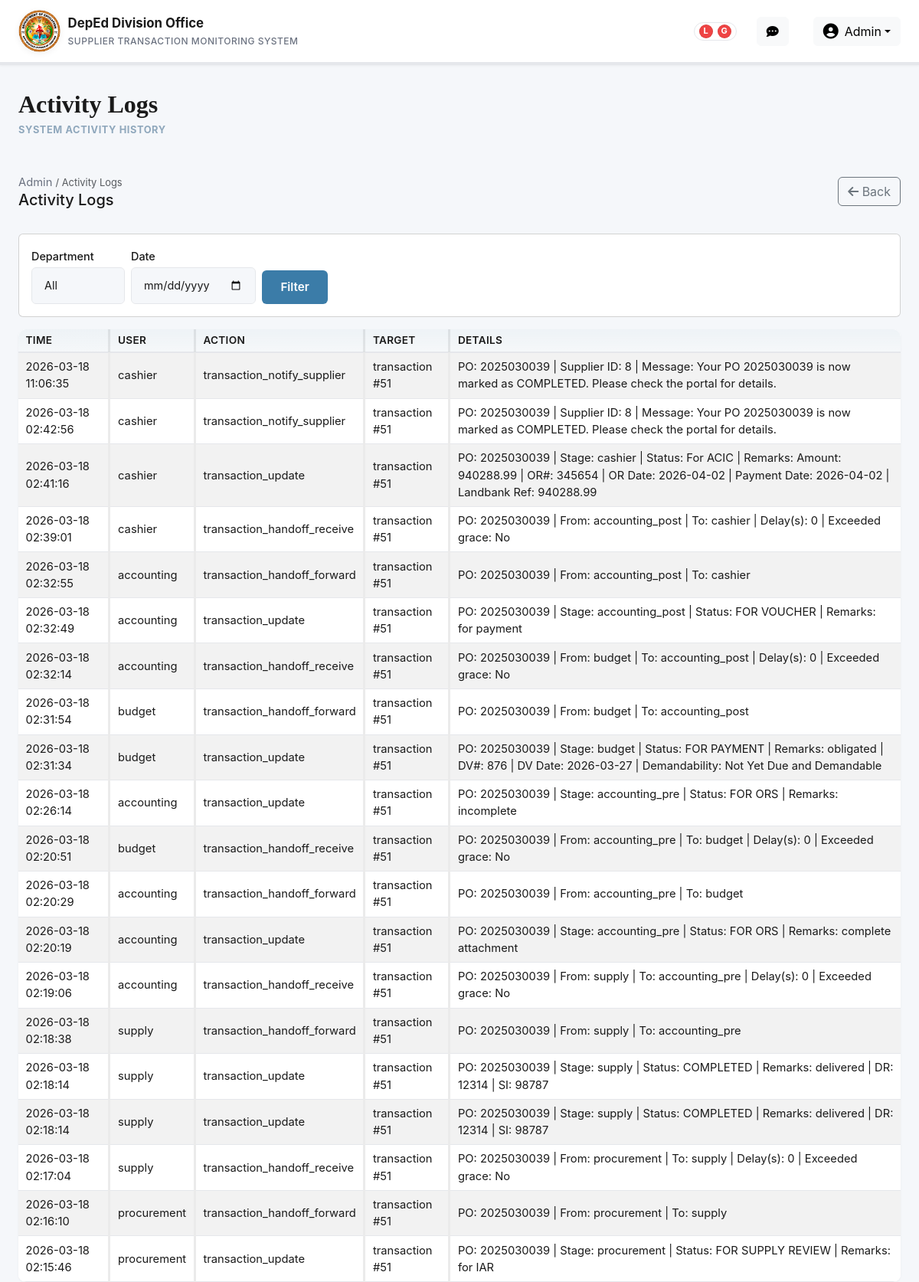
The page /activity_logs.php (signed in) on the database as committed earlier.
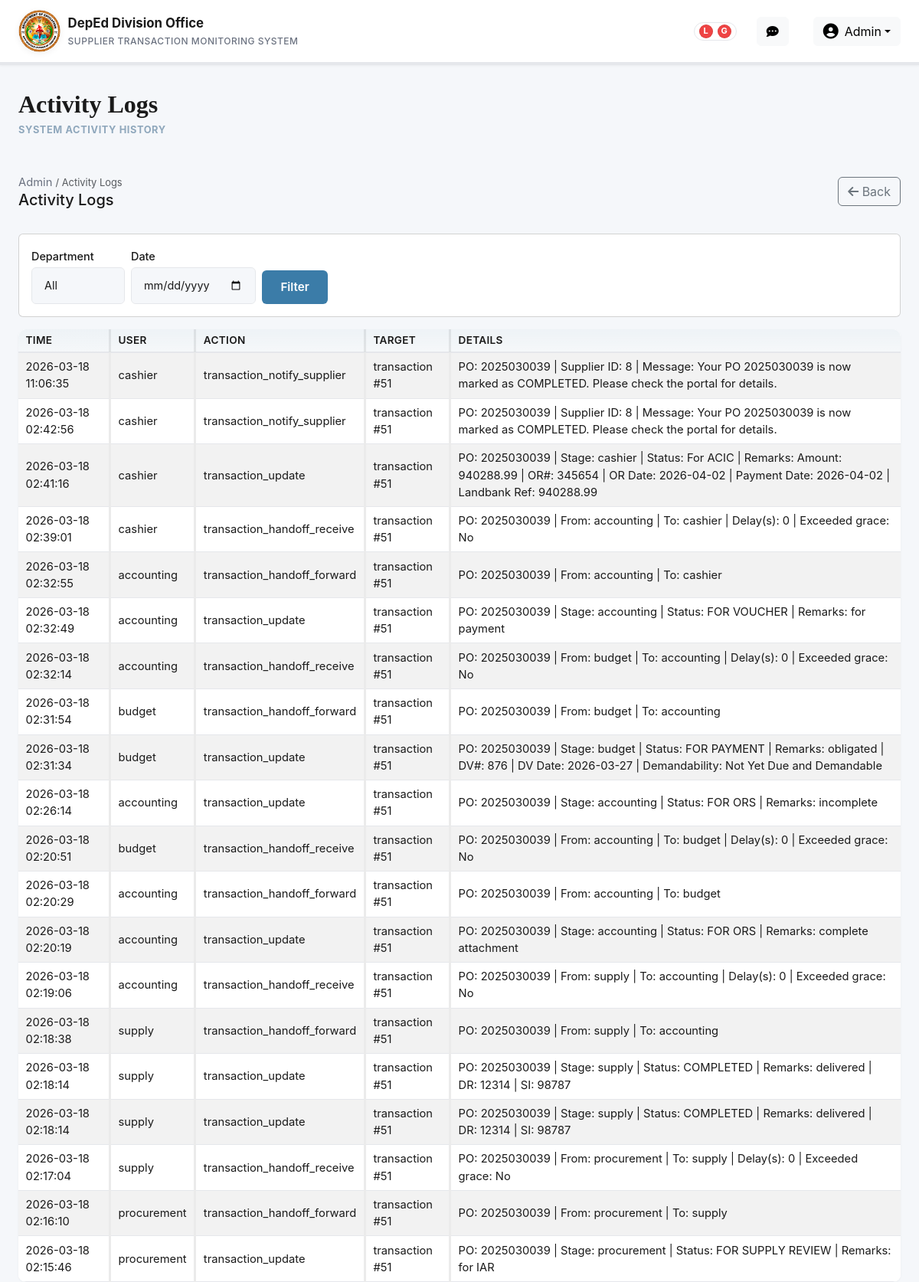
The same page on the database as committed later.
### tables this page shows
CREATE TABLE `activity_logs` (
  `id` int(11) NOT NULL,
  `user_id` int(11) DEFAULT NULL,
  `action` varchar(255) NOT NULL,
  `target_type` varchar(50) DEFAULT NULL,
  `target_id` int(11) DEFAULT NULL,
  `details` text DEFAULT NULL,
  `created_at` timestamp NOT NULL DEFAULT current_timestamp()
);

CREATE TABLE `users` (
  `id` int(11) NOT NULL,
  `username` varchar(100) NOT NULL,
  `password_hash` varchar(255) NOT NULL,
  `role_id` int(11) NOT NULL,
  `supplier_id` int(11) DEFAULT NULL,
  `active_session_id` varchar(128) DEFAULT NULL,
  `active_session_last_seen` datetime DEFAULT NULL,
  `last_login_at` datetime DEFAULT NULL,
  `last_login_ip` varchar(45) DEFAULT NULL,
  `created_at` timestamp NOT NULL DEFAULT current_timestamp(),
  `full_name` varchar(150) DEFAULT NULL
);

### audit.php (called while the page is built, shortened)
<?php
function format_log_details($action, $details) {
    $detailsStr = is_string($details) ? trim($details) : '';
    $decoded = json_decode($detailsStr, true);
    if ($action === 'transaction_update') {
        $parts = [];
        if (!empty($decoded['po_number'])) {
            $parts[] = 'PO: ' . $decoded['po_number'];
        }
        if (!empty($decoded['stage'])) {
            $parts[] = 'Stage: ' . $decoded['stage'];
        }
        if (array_key_exists('status', $decoded) && trim((string)$decoded['status']) !== '') {
            $parts[] = 'Status: ' . $decoded['status'];
        }
        if (array_key_exists('remarks', $decoded) && trim((string)$decoded['remarks']) !== '') {
            $r = (string)$decoded['remarks'];
            $r = preg_replace('/\s+/', ' ', $r);
            $parts[] = 'Remarks: ' . $r;
        }
        if (!empty($decoded['delivery_receipt'])) {
            $parts[] = 'DR: ' . $decoded['delivery_receipt'];
        }
        if (!empty($decoded['sales_invoice'])) {
            $parts[] = 'SI: ' . $decoded['sales_invoice'];
        }
        if (!empty($decoded['dv_number'])) {
            $parts[] = 'DV#: ' . $decoded['dv_number'];
        }
        if (!empty($decoded['dv_date'])) {
            $parts[] = 'DV Date: ' . $decoded['dv_date'];
        }
        if (!empty($decoded['demandability'])) {
            $parts[] = 'Demandability: ' . $decoded['demandability'];
        }
        if (!empty($decoded['or_number'])) {
            $parts[] = 'OR#: ' . $decoded['or_number'];
        }
        if (!empty($decoded['or_date'])) {
            $parts[] = 'OR Date: ' . $decoded['or_date'];
        }
        if (!empty($decoded['payment_date'])) {
            $parts[] = 'Payment Date: ' . $decoded['payment_date'];
        }
        if (!empty($decoded['landbank_ref'])) {
            $parts[] = 'Landbank Ref: ' . $decoded['landbank_ref'];
        }
        return implode(' | ', $parts);
    }
    if ($action === 'transaction_handoff_forward' || $action === 'transaction_handoff_receive') {
        $parts = [];
        if (!empty($decoded['po_number'])) {
            $parts[] = 'PO: ' . $decoded['po_number'];
        }
        if (!empty($decoded['from_dept'])) {
            $parts[] = 'From: ' . $decoded['from_dept'];
        }
        if (!empty($decoded['to_dept'])) {
            $parts[] = 'To: ' . $decoded['to_dept'];
        }
        if ($action === 'transaction_handoff_receive') {
            if (array_key_exists('delay_seconds', $decoded)) {
                $parts[] = 'Delay(s): ' . (int)$decoded['delay_seconds'];
            }
            if (array_key_exists('exceeded_grace', $decoded)) {
                $parts[] = 'Exceeded grace: ' . ((int)$decoded['exceeded_grace'] ? 'Yes' : 'No');
            }
        }
        return implode(' | ', $parts);
    }
    if ($action === 'transaction_notify_supplier') {
        $parts = [];
        if (!empty($decoded['po_number'])) {
            $parts[] = 'PO: ' . $decoded['po_number'];
        }
        if (!empty($decoded['supplier_id'])) {
            $parts[] = 'Supplier ID: ' . $decoded['supplier_id'];
        }
        if (array_key_exists('message', $decoded) && trim((string)$decoded['message']) !== '') {
            $m = (string)$decoded['message'];
            $m = preg_replace('/\s+/', ' ', $m);
            $parts[] = 'Message: ' . $m;
        }
        return implode(' | ', $parts);
    }
    $parts = [];
    return implode(' | ', $parts);
}
function fetch_logs($db, $filters = []) {
    $sql = 'SELECT al.*, u.username, r.name AS role_name
            FROM activity_logs al
            LEFT JOIN users u ON al.user_id = u.id
            LEFT JOIN roles r ON u.role_id = r.id
            WHERE 1=1';
    $params = [];
    if (!empty($filters['exclude_actions']) && is_array($filters['exclude_actions'])) {
        $exclude = array_values(array_filter($filters['exclude_actions'], function ($a) {
            return $a !== null && $a !== '';
        }));
        if (!empty($exclude)) {
            $placeholders = implode(',', array_fill(0, count($exclude), '?'));
            $sql .= ' AND al.action NOT IN (' . $placeholders . ')';
            foreach ($exclude as $a) {
                $params[] = $a;
            }
        }
    }
    $sql .= ' ORDER BY al.created_at DESC LIMIT 1000';
    $stmt = $db->prepare($sql);
    $stmt->execute($params);
    return $stmt->fetchAll();
}

### activity_logs.php (the view, shortened to what this page needs)
<?php
require_once __DIR__ . '/auth.php';
require_once __DIR__ . '/audit.php';
$db = get_db();
$filters = [];
$filters['exclude_actions'] = ['login', 'logout', 'login_failed'];
$logs = fetch_logs($db, $filters);
include __DIR__ . '/header.php';
?>
<div class="page-header">
    <h2 class="page-title">Activity Logs</h2>
    <p class="page-subtitle">System activity history</p>
</div>
<div class="admin-toolbar mb-3">
    <div>
        <div class="admin-breadcrumb">Admin <small class="text-muted">/ Activity Logs</small></div>
        <h5 class="mb-0">Activity Logs</h5>
    </div>
    <div class="btn-group">
        <a href="dashboard.php" class="btn btn-outline-secondary"><i class="fas fa-arrow-left"></i> Back</a>
    </div>
</div>
<div class="row">
    <div class="col-12">
        <div class="card mb-3">
            <div class="card-body">
                <form method="get" class="row g-2 align-items-end">
                    <div class="col-auto">
                        <label class="form-label">Department</label>
                        <select name="role" class="form-control">
                            <option value="">All</option>
                        </select>
                    </div>
                    <div class="col-auto">
                        <label class="form-label">Date</label>
                        <input type="date" name="date" value="<?php echo htmlspecialchars($filters['date'] ?? ''); ?>" class="form-control">
                    </div>
                    <div class="col-auto">
                        <button class="btn btn-primary">Filter</button>
                    </div>
                </form>
            </div>
        </div>
        <div class="table-wrapper">
            <table class="table table-striped table-compact" id="activityLogsTable">
                <thead>
                    <tr>
                        <th>Time</th>
                        <th>User</th>
                        <th>Action</th>
                        <th>Target</th>
                        <th>Details</th>
                    </tr>
                </thead>
                <tbody id="activityLogsBody">
                    <?php foreach ($logs as $l): ?>
                        <tr>
                            <td><?php echo htmlspecialchars($l['created_at']); ?></td>
                            <td><?php echo htmlspecialchars($l['username'] ?? 'System'); ?></td>
                            <td><?php echo htmlspecialchars($l['action']); ?></td>
                            <td><?php echo htmlspecialchars(($l['target_type'] ? $l['target_type'] : '') . ($l['target_id'] ? ' #' . $l['target_id'] : '')); ?></td>
                            <td><?php echo htmlspecialchars(format_log_details($l['action'], $l['details'] ?? null)); ?></td>
                        </tr>
                    <?php endforeach; ?>
                </tbody>
            </table>
        </div>
    </div>
</div>
<?php include __DIR__ . '/footer.php'; ?>

### header.php (shortened to what this page needs)
<!DOCTYPE html>
<html lang="en">
<head>
    <link href="assets/vendor/bootstrap/bootstrap.min.css" rel="stylesheet">
    <link rel="stylesheet" href="assets/vendor/fontawesome/css/all.min.css">
    <link rel="stylesheet" href="assets/vendor/datatables/dataTables.bootstrap5.min.css">
    <link rel="stylesheet" href="assets/vendor/datatables/responsive.bootstrap5.min.css">
</head>
<body>
    <nav class="navbar navbar-expand-lg sticky-top">
        <div class="container-fluid px-4">
            <a class="navbar-brand d-flex align-items-center" href="dashboard.php">
                <img src="assets/images/sdo-logo.png" alt="SDO logo" class="site-logo" />
                <div class="brand-text">
                    <span class="main-title">DepEd Division Office</span>
                    <small>Supplier Transaction Monitoring System</small>
                </div>
            </a>
            <div class="collapse navbar-collapse" id="navbarNav">
                <div class="nav-user-info">
                    <div class="conn-indicators" aria-label="Connectivity">
                        <span id="connLocalDot" class="conn-badge" title="Local server">L</span>
                        <span id="connInternetDot" class="conn-badge" title="Global internet">G</span>
                    </div>
                    <?php if (isset($_SESSION['role']) && $_SESSION['role'] === 'admin'): ?>
                        <div class="dropdown me-3">
                            <button class="btn btn-light position-relative" type="button" id="adminFeedbackMenu" data-bs-toggle="dropdown" aria-expanded="false" aria-label="Feedback">
                                <i class="fas fa-comment-dots"></i>
                            </button>
                        </div>
                    <?php endif; ?>
                    <div class="dropdown">
                        <button class="btn btn-light dropdown-toggle d-flex align-items-center" type="button" id="userMenu" data-bs-toggle="dropdown" aria-expanded="false">
                            <i class="fas fa-user-circle fa-lg me-2" aria-hidden="true"></i>
                            <span class="d-none d-md-inline"><?php echo htmlspecialchars(ucfirst($_SESSION['role'] ?? 'User')); ?></span>
                        </button>
                    </div>
                </div>
            </div>
        </div>
    </nav>
    <div class="container-main">

### footer.php (shortened to what this page needs)
    </div>
</body>
</html>

### header.php (style rules this page uses)
:root { --primary-blue: #3b7ca8; --primary-dark: #2c5a7f; --primary-light: #4a8fc7; --bg-light: #f5f7fa; --bg-white: #ffffff; --text-dark: #1a1a1a; --text-muted: #6b7280; --border-color: #e5e7eb; --status-success: #10b981; --status-warning: #f59e0b; --status-danger: #ef4444; --status-info: #3b82f6; }
* { margin: 0; padding: 0; box-sizing: border-box; }
html, body { height: 100%; }
body { background-color: var(--bg-light); font-family: -apple-system, BlinkMacSystemFont, 'Segoe UI', 'Roboto', 'Oxygen', 'Ubuntu', 'Cantarell', sans-serif; color: var(--text-dark); }
.navbar { background: var(--bg-white); border-bottom: 4px solid var(--border-color); padding: 0.5rem 0; box-shadow: 0 1px 3px rgba(0, 0, 0, 0.05); }
.navbar-brand { font-size: 1.1rem; font-weight: 700; color: var(--text-dark) !important; display: flex; align-items: center; gap: 0.6rem; }
.site-logo { height: 55px; width: auto; border-radius: 50%; object-fit: contain; box-shadow: 0 2px 8px rgba(0,0,0,0.06); margin-right: 0.5erem; }
.brand-text { display: flex; flex-direction: column; gap: 0.08rem; }
.navbar-brand .main-title { font-size: 1.05rem; color: var(--text-dark); }
.navbar-brand small { font-size: 0.75rem; color: var(--text-muted); font-weight: 500; text-transform: uppercase; letter-spacing: 0.5px; }
.nav-user-info { display: flex; align-items: center; margin-left: auto; gap: 1rem; }
.container-main { max-width: 1300px; margin: 2rem auto; padding: 0 1.5rem; }
.page-header { margin-bottom: 2.5rem; }
.page-title { font-family: times-new-roman, serif; font-size: 2rem; font-weight: 700; color: var(--text-dark); margin-bottom: 0.3rem; }
.page-subtitle { color: var(--text-muted); font-size: 0.80rem; opacity: 0.5; }
.conn-indicators { display: inline-flex; align-items: center; gap: 6px; margin-right: 10px; padding: 2px 6px; border-radius: 999px; border: 1px solid var(--border-color); background: rgba(255, 255, 255, 0.9); }
.conn-badge { width: 18px; height: 18px; border-radius: 50%; display: inline-flex; align-items: center; justify-content: center; font-size: 11px; font-weight: 700; line-height: 1; background: #9ca3af; color: #ffffff; box-shadow: inset 0 0 0 1px rgba(0,0,0,0.08); user-select: none; }
.conn-dot--bad { background: #ef4444; }
.conn-badge--bad { background: #ef4444; }
.page-subtitle { text-transform: uppercase; letter-spacing: 0.6px; font-weight: 700; color: var(--primary-dark); }
.btn-primary { background: var(--primary-blue); border: none; font-weight: 600; padding: 0.65rem 1.5rem; border-radius: 6px; transition: all 0.3s ease; display: inline-flex; align-items: center; gap: 0.5rem; font-size: 0.95rem; }
.table-wrapper { background: var(--bg-white); border-radius: 10px; box-shadow: 0 1px 3px rgba(0, 0, 0, 0.05); overflow: hidden; }
.table { margin-bottom: 0; background: var(--bg-white); font-size: 0.85rem; }
.table thead { background-color: #f9fafb; border-bottom: 2px solid var(--border-color); }
.table thead th { border: none; font-weight: 600; color: var(--text-dark); font-size: 0.85rem; text-transform: uppercase; letter-spacing: 0.3px; padding: 1.5rem; background: #f9fafb; }
.table thead th:not(:last-child), .table tbody td:not(:last-child) { border-right: 3px solid rgba(0,0,0,0.08); }
.table tbody td { padding: 1rem; border-color: var(--border-color); color: var(--text-dark); vertical-align: middle; }
.table tbody tr { transition: background-color 0.3s ease; border-bottom: 1px solid var(--border-color); }
.table tbody tr:last-child { border-bottom: none; }
.form-label { color: var(--text-dark); font-weight: 500; margin-bottom: 0.2rem; font-size: 0.9rem; }
.form-control { background-color: var(--bg-light); border: 1px solid var(--border-color); color: var(--text-dark); padding: 0.75rem 1rem; border-radius: 6px; font-size: 0.9rem; transition: all 0.3s ease; }
.admin-toolbar { display:flex; justify-content:space-between; align-items:center; gap:1rem; padding:0.5rem 0 1rem 0; }
.admin-breadcrumb { font-size:0.92rem; color:var(--text-muted); }
.table thead th { background: #fbfcfd; color:var(--text-dark); font-weight:700; border-bottom: 2px solid rgba(0,0,0,0.04); }
.table-compact thead th { font-size: 0.85rem; padding: 0.45rem 0.6rem; line-height: 1.1; font-weight: 600; background: linear-gradient(180deg, rgba(59,124,168,0.06), rgba(59,124,168,0.02)); color: var(--text-dark); border-bottom: 1px solid rgba(59,124,168,0.06); }
.table-compact tbody td { padding: 0.45rem 0.6rem; font-size: 0.92rem; }

Rows that differ between the two databases and show on the page:
changed activity_logs: format_log_details($l['action'], $l['details'] ?? null) "PO: 2025030039 | From: accounting_post | To: cashier | Delay(s): 0 | Exceeded grace: No" → "PO: 2025030039 | From: accounting | To: cashier | Delay(s): 0 | Exceeded grace: No"
changed activity_logs: format_log_details($l['action'], $l['details'] ?? null) "PO: 2025030039 | From: accounting_post | To: cashier" → "PO: 2025030039 | From: accounting | To: cashier"
changed activity_logs: format_log_details($l['action'], $l['details'] ?? null) "PO: 2025030039 | Stage: accounting_post | Status: FOR VOUCHER | Remarks: for payment" → "PO: 2025030039 | Stage: accounting | Status: FOR VOUCHER | Remarks: for payment"
changed activity_logs: format_log_details($l['action'], $l['details'] ?? null) "PO: 2025030039 | From: budget | To: accounting_post | Delay(s): 0 | Exceeded grace: No" → "PO: 2025030039 | From: budget | To: accounting | Delay(s): 0 | Exceeded grace: No"
changed activity_logs: format_log_details($l['action'], $l['details'] ?? null) "PO: 2025030039 | From: budget | To: accounting_post" → "PO: 2025030039 | From: budget | To: accounting"
changed activity_logs: format_log_details($l['action'], $l['details'] ?? null) "PO: 2025030039 | Stage: accounting_pre | Status: FOR ORS | Remarks: incomplete" → "PO: 2025030039 | Stage: accounting | Status: FOR ORS | Remarks: incomplete"
changed activity_logs: format_log_details($l['action'], $l['details'] ?? null) "PO: 2025030039 | From: accounting_pre | To: budget | Delay(s): 0 | Exceeded grace: No" → "PO: 2025030039 | From: accounting | To: budget | Delay(s): 0 | Exceeded grace: No"
changed activity_logs: format_log_details($l['action'], $l['details'] ?? null) "PO: 2025030039 | From: accounting_pre | To: budget" → "PO: 2025030039 | From: accounting | To: budget"
changed activity_logs: format_log_details($l['action'], $l['details'] ?? null) "PO: 2025030039 | Stage: accounting_pre | Status: FOR ORS | Remarks: complete attachment" → "PO: 2025030039 | Stage: accounting | Status: FOR ORS | Remarks: complete attachment"
changed activity_logs: format_log_details($l['action'], $l['details'] ?? null) "PO: 2025030039 | From: supply | To: accounting_pre | Delay(s): 0 | Exceeded grace: No" → "PO: 2025030039 | From: supply | To: accounting | Delay(s): 0 | Exceeded grace: No"
changed activity_logs: format_log_details($l['action'], $l['details'] ?? null) "PO: 2025030039 | From: supply | To: accounting_pre" → "PO: 2025030039 | From: supply | To: accounting"
